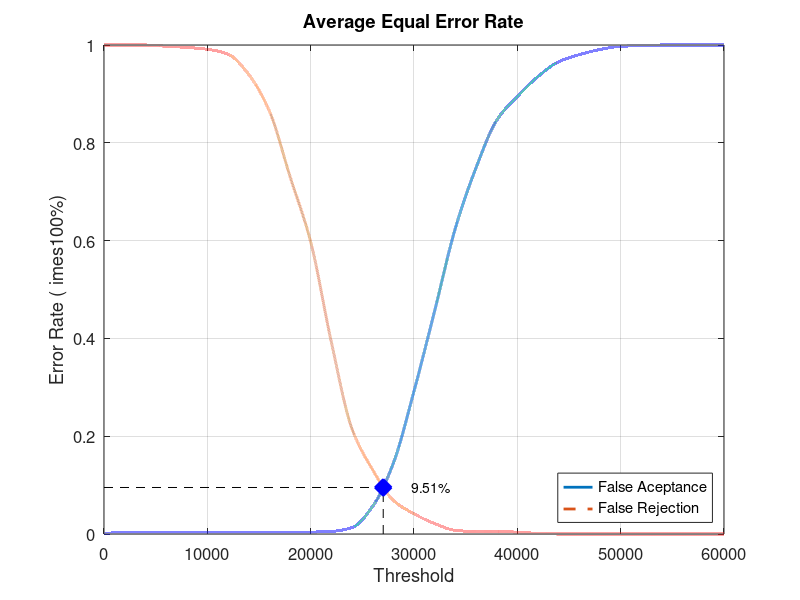
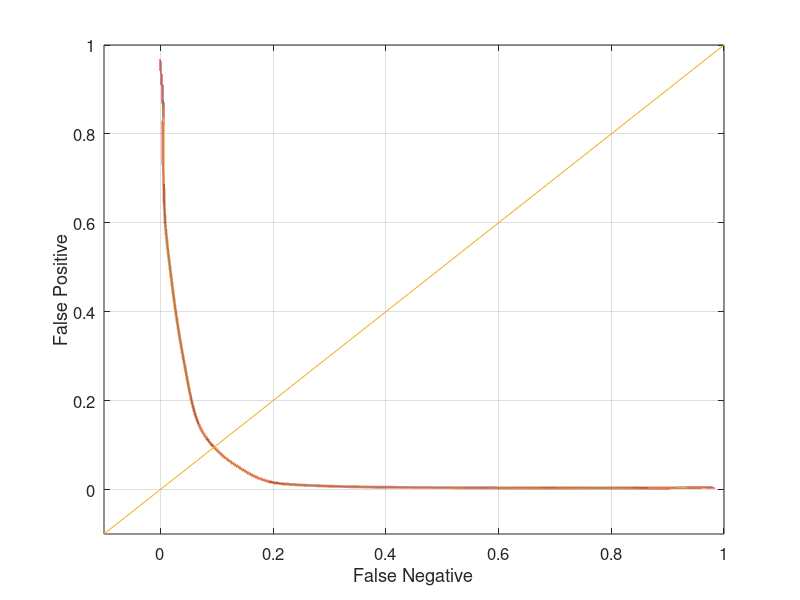

MATLAB code to generate these figures, in order:
close all;
clear;
clc;
x = 0:2000:60000;
xq = 0:0.5:60000;

y0 = [0 0.00394737 0.00394737 0.00394737 0.00394737 0.00394737 0.00394737 0.00394737 0.00394737 0.00394737 0.00394737 0.00526316 0.0131579 0.0565789 0.144737 0.292105 0.456579 0.625 0.748684 0.846053 0.894737 0.935526 0.965789 0.980263 0.990789 0.997368 0.998684 1 1 1 1]
yy0 = interp1(x, y0, xq, 'pchip');
y1 = [1 1 1 0.9975 0.995 0.99125 0.98125 0.94 0.865 0.73125 0.5975 0.3925 0.215 0.13125 0.06875 0.04125 0.02125 0.0075 0.005 0.005 0.00375 0.00125 0 0 0 0 0 0 0 0 0]
yy1 = interp1(x, y1, xq, 'pchip');

% Calculating EER: 
y2 = abs(y0 - y1);
find(y2 == min(y2))
yy2 = abs(yy0 - yy1);
xEER = find(yy2 == min(yy2));
xEERIndex = xq(xEER) % X-axis EER
yEER = yy0(xEER) % Y-axis EER

main = figure
plot(xq, yy0,'-','LineWidth', 2);	hold on
plot(xq, yy1,'--','LineWidth', 2);	hold on
plot([xEERIndex xEERIndex], [0 yEER], 'k--');	hold on
plot([0 xEERIndex], [yEER yEER], 'k--');	hold on
plot(xEERIndex, yEER, 'bx', 'LineWidth', 10);	hold on
text(xEERIndex + 10 * xEERIndex / 100, yEER, [num2str(round((10000 * yEER)) / 100) '%'])
legend('False Aceptance', 'False Rejection', 'Location', 'SouthEast')
xlabel('Threshold')
ylabel('Error Rate (	imes100%)')
title('Average Equal Error Rate')
set(gca, 'FontSize', 12)
axis([0 60000 0 1])
grid on

print(main, 'Experiment5AverageMain', '-dpng');
FNRxFPR = figure('Color', [1 1 1]);
plot(yy1, yy0, '-', yy1, yy0, 'LineWidth', 2);
hold on
y = -0.1:0.1:1
plot(y, y); 
set(gca, 'FontSize', 12)
xlabel('False Negative')
ylabel('False Positive')
axis([-0.1 1 -0.1 1])
set(gca, 'FontSize', 12)
grid on

print(FNRxFPR, 'Experiment5AverageFNRxFPR','-dpng');
